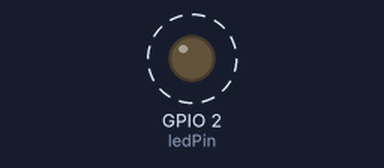
This sketch was run on a simulated ESP32. Shown: output pins drawn as LEDs (lit = HIGH). Dashed ring = blinking. What the sketch prints to the serial monitor is not drawn.

Above: at 0.5 s.
Timing chart, 0 to 4.6 s (numbered marks = the images above):
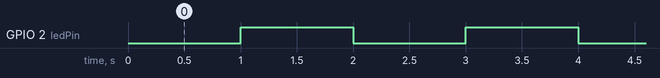

Measured:
- by itself, GPIO 2 (ledPin): alternates HIGH for 1.0 s and LOW for 1.0 s

The sketch:

Day_01_Millis_Blink.ino
```cpp
/*
 * 100 Projects with Arduino - Day 1
 * Project: Non-Blocking Blink using millis()
 *
 * INSTRUCTIONS:
 * 1. Connect your Arduino to your computer.
 * 2. Select your board and COM port in the IDE.
 * 3. Hit Upload.
 * 4. Open the Serial Monitor (magnifying glass icon in top right)
 *    and set the baud rate to 9600 to see the output!
 */

// We define our LED pin here.
#if defined(ESP32)
const int ledPin = 2;  // Common built-in LED on ESP32
#elif defined(LED_BUILTIN)
const int ledPin = LED_BUILTIN;  // Standard for most Arduino boards
#else
const int ledPin = 13;  // Fallback
#endif

// --- TIMING VARIABLES ---
// We use 'unsigned long' instead of 'int' because millis() gets very large.
// An 'int' would run out of space and crash after just 32 seconds!
unsigned long previousMillis = 0;  // This remembers the last time we changed the LED
const long interval = 1000;        // The time we want to wait (1000 milliseconds = 1 second)

// This remembers if the LED is currently ON (HIGH) or OFF (LOW)
bool ledState = LOW;

void setup() {
  // Tell the Arduino that Pin 13 is going to push electricity OUT
  pinMode(ledPin, OUTPUT);

  // Start up the Serial Monitor so the Arduino can talk to our computer
  Serial.begin(9600);
  Serial.println("Welcome to Day 1! Initializing Non-Blocking Blink...");
}

void loop() {
  // Look at the stopwatch. What time is it right now?
  unsigned long currentMillis = millis();

  // The Logic: Current Time - Last Time We Acted >= 1 Second?
  if (currentMillis - previousMillis >= interval) {
    // It's time! First, reset our memory to the current time.
    previousMillis = currentMillis;

    // Flip the state. The '!' means "NOT".
    // If it is LOW, make it NOT LOW (which is HIGH).
    ledState = !ledState;

    // Actually turn the LED on or off based on the new state
    digitalWrite(ledPin, ledState);

    // Tell the user what just happened via the Serial Monitor
    if (ledState == HIGH) {
      Serial.println("LED is ON");
    } else {
      Serial.println("LED is OFF");
    }
  }

  // Because we didn't use delay(), the Arduino blasts right past the 'if' statement
  // and reaches this point thousands of times a second.
  // In the future, this is where we will add code to read sensors or drive motors
  // while the LED blinks perfectly in the background!
}
```
